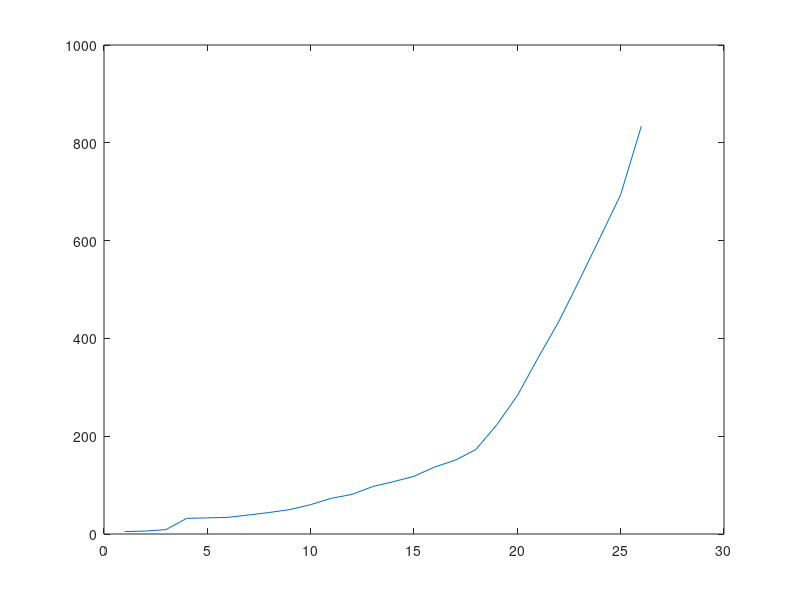

The MATLAB script that drew this image:
cases = [5 6 9 32 33 34 39 44 50 60 73 81 97 107 118 137 151 173 223 283 360 434 519 606 694 834] ;
%first entry: 2/3/2020
%last modified: 27/03/2020 day = 26
disp(length(cases))
days = 1:length(cases);
title('Plot of no. of cases vs The day since March 02 2020 upto 27/03')
plot(days, cases)